Frame 1 (no input): blank canvas, image omitted
Frame 60 (no input): blank canvas, image omitted
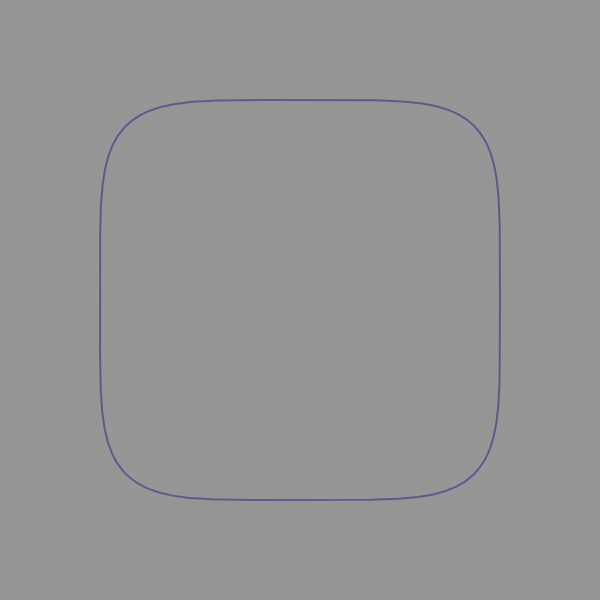
Frame 120 (the mouse pressed at the canvas centre since frame 60)

The p5.js sketch whose frames 1 and 60 were blank and that drew this single picture after the mouse press (run headless with seeded random() and noise() and a simulated clock; from frame 60 on, the mouse is pressed at the canvas centre):

// p5.js sketch
// ── sketch.js
let slider;

function setup() {
  createCanvas(600, 600);
  // slider = createSlider(0, 10, 2, 0.1);
}

function draw() {
  background(150);
  translate(width / 2, height / 2);
  beginShape();
  for (let angle = 0; angle < TWO_PI; angle += 0.1) {
    let a = 200;
    let b = 200;
    let n = map(mouseX, 0,width, 0,10); //slider.value();
    let color = map(mouseY, 0, height, 0,255);
    stroke(0, 0, color, 100);
    noFill();
    strokeWeight(2);
    let na = 2 / n;
    let x = pow(abs(cos(angle)), na) * a * sgn(cos(angle));
    let y = pow(abs(sin(angle)), na) * b * sgn(sin(angle));
    vertex(x, y);
  }
  endShape(CLOSE);
}

function sgn(value) {
  if (value > 0) {
    return 1;
  } else if (value < 0) {
    return -1;
  } else {
    return 0;
  }
}
